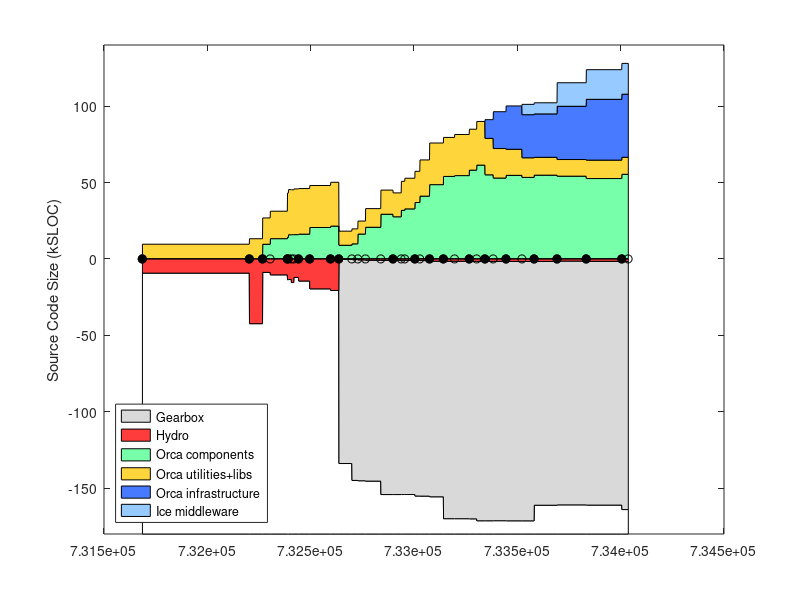

Source code (MATLAB): (Note: this script raises an error after producing the figure.)
% keep track of orca project size using sloccount
clear all

%%%%%%%%%% DATA %%%%%%%%%%%%%%%%%%%%

% include/* except: include/{Freeze IceSSL IcePatch2}
% src/{Ice Slice IceGrid icecpp IceStorm slice2cpp IceUtil IceBox IceXML}
%  Sice212 = [
%  (7842-1000) + (22093+18419+11499+10568+4392+4200+4252+567+316)
%  ];
%  Sice301 = [
%  (8164-1000) + (23018+19384+19169+10596+4479+4343+4308+622+319)
%  ];
% same as above, but now also add Java:
% src/{IceInternal Ice IceUtil IceBox}
%  Sice310 = [
%  (8810-1200) + (24275+20494+22689+10587+4569+4877+4770+667+319) + (13190+6915+1262+493)
%  ];
%  Sice311 = [
%  (8950-1275) + (24511+20505+22898+10590+4600+4884+4782+683+323) + (13266+6929+1262+504)
%  ];

% it's much easier to count the whole of Ice (we use most of it anyway)
% sloccount include/ src/
% (this does not account for .ice files in [ice]/slice/* but it's a small fraction of total)
% c_count slice/*/*.ice
Sice212 = 133523;
Sice301 = 144513;
Sice310 = 153243;
Sice311 = 154145;
Sice320 = 168475;
Sice321 = 169725;
% sloccount cpp/include/ cpp/src/
Sice330 = 159523;
Sice331 = 162357;
Sice340 = 175887;

% indeces
iyy=1;
imm=2;
idd=3;
iver=4;
isub=5;
ibase=6;
icomp=7;
iutil=8;
iad=9;
icrp=10;

% the old way to count lines in *.ice files:
% rename them to *.cpp like this:
% $cd src/interfaces/slice/orca; for file in *; do mv $file `echo $file | sed s/.ice/.cpp/`; done
Sorca = [ ...
% YY    MM  DD  ?   SUB     BASE    COMP   UTILS   A&D  COMMON  VERSION
% 0.8.6: a single distro, divide in halves arbitrarily
2003     4  14  1   0       18930/2 18930/2  0      0   0    % 0.8.6 (last change in doc/ChangeLog
% BASE: orca-base
% COMP: sloccount orca-components/src/components
% UTIL: slocc orca-components/src/util
2004     9  13  1   0       42543   13047   0       0   0   % 0.11.0
2004    11  16  1   0       8963    17208   9441    0   0   % 0.12.0
2004    12  23  0   0       10596   17965   13094   0   0   % 0.12.1
2005     3  16  1   0       13767   28881   14005   0   0   % 0.13.0
2005     3  21  0   0       13620   29524   15665   0   0   % 0.13.1
2005     4   4  0   0       15630   29345   15727   0   0   % 0.13.2
2005     4  16  0   0       12283   29897   15724   0   0   % 0.13.3
2005     5   9  1   0       14639   29838   16056   0   0   % 0.14.0
2005     7   2  1   0       19751   27479   20395   0   0   % 0.15.0
2005    10  11  1   0       20818   28675   21303   0   0   % 1.0.0
% BASE: c_count src/interfaces/slice/orca/*.ice
% COMP: sloccount src/components
% UTIL: sloccount src/utils
2005    11  20  1   Sice212 530    9226         8781        0    0   % 2.0.0-rc1
2006     1  22  0   Sice301 596    9801         9695        0    0   % 2.0.0-rc2
% UTIL-IN-COMP: sloccount components/log*
% COMP: sloccount components MINUS UTIL-IN-COMP
% UTIL: sloccount utils PLUS UTIL-IN-COMP
2006     2  20  0   Sice301 813    9867-1372    14734+1372  0    0  % 2.0.0-rc3
% UTIL-IN-COMP: sloccount components/orcaview* components/log*
2006     3  29  0   Sice301 1052   14625-2421   18131+2421  0    0  % 2.0.0-rc4
2006     6  11  0   Sice310 1116   19999-4215   24867+4215  0    0  % 2.0.0-rc5
2006     8   9  1   Sice310 1116   19979-4348   23066+4348  0    0  % 2.0.0
2006     9  18  0   Sice310 1094   19317-329    31304+329   0    0  % 2.0.1
2006    10   5  0   Sice310 1094   20384-329    32255+329   0    0  % 2.0.2
2006    11  23  1   Sice311 1178   21408-1001   35768+1001  0    0  % 2.1.0
% BASE: c_count src/interfaces/slice/orca/*.ice
% COMP: sloccount src/components
% UTIL: sloccount src/utils src/libs
2006    12  17  0   Sice311 1240    23701   40914  0     0 % 2.1.1
2007     2   2  1   Sice311 1671    27238   48446  0     0 % 2.2.0
2007     4  10  1   Sice320 1671    25512   53828  0     0 % 2.3.0
2007     6   3  0   Sice320 1682    26905   54359  0     0 % 2.4.0
2007     8  13  1   Sice320 1772    26795   57918  0     0 % 2.5.0
2007     9  18  0   Sice321 1787    28573   61216  0     0 % 2.6.0
% A&D: Hydro: sloccount src
2007    10  28  1   Sice321 1787    23840   54879  12251  0     % 2.7.0
2007    12   7  0   Sice321 1750    19312   52762  24104  0     % 2.8.0
2008     2   7  1   Sice321 1811    17083   54520  28341  0     % 2.9.0
% COMMON: Gearbox: sloccount src
% YY    MM  DD  ?   SUB     BASE    COMP    UTILS  A&D   COMMON VERSION
2008     4  24  0   Sice321 1825    12851   53186  28196  6750  % 2.10.0 (G 1.0.0)
2008     6  22  1   Sice330 1819    11680   54648  28410  7277  % 2.11.0 (G 1.0.0)
2008    10  11  1   Sice330 1583    10890   53989  34849  15399 % 2.12.0 (G 8.07)
2009     3   1  1   Sice330 1734    12056   52437  39779  19402 % 2.13.0 (G 9.02)
% BASE: c_count src/interfaces/slice/orca/*.ice
% COMP: sloccount src/components
% UTIL: sloccount src/utils src/libs
% A&D: Hydro: sloccount src/hydro*
2009     8  20  1   Sice331 1830    11158   55205  41276  20160 % 9.07 (G 9.02)
];
Vorca ={'0.8.6', '0.11.0', '0.12.0', '0.12.1', '0.13.0', '0.13.1', '0.13.2', '0.13.3', '0.14.0', '0.15.0', '1.0.0', ...
    '2.0.0-rc1', '2.0.0-rc2', '2.0.0-rc3', '2.0.0-rc4', '2.0.0-rc5', '2.0.0', '2.0.1', '2.0.2', '2.1.0', '2.1.1', ...
    '2.2.0', '2.3.0', '2.4.0', '2.5.0', '2.6.0', '2.7.0', '2.8.0', '2.9.0', '2.10.0', '2.11.0', '2.12.0', '2.13.0', ...
    '9.08' }';

% add a dummy release just for display
Sorca(end+1,:) = Sorca(end,:);
Sorca(end,imm) = Sorca(end,imm)+1;
Sorca(end,iver) = 0;
Vorca{end+1} = 'dummy';

% convert dates
Torca = datenum(Sorca(:,iyy),Sorca(:,imm),Sorca(:,idd));

% 2nd digit releases
i2 = (Sorca(:,iver)==1);
Torca2 = Torca(i2);
Vorca2 = Vorca(i2);

% for comparison, ASN
%  Sasn = 90433;

Sgenom = [
% YY    MM  DD  ? SUB   BASE    COMP    UTIL    VERSION
% SUB : cd pocolibs-2.3; sloccount include src
% BASE: cd genom-2.0; sloccount include src
% COMP: 0
% UTIL: 0
2007    8   31  1  9786    11368   0   0       % 2.0
];

Splayer = [
% YY    MM  DD  ?   SUB     BASE                COMP       UTIL  VERSION
% BASE: (server-drivers)+client_libs
% COMP: drivers + utils
2002    12 04   1  0    (17331-12037)+9188      12037+2685 0    % 1.3.1
2003    7  15   1  0    (30452-24334)+12458     24334+3064 0    % 1.4-rc1
2003    12 07   1  0    (37378-30947)+13110     30947+9633 0    % 1.4-rc2
2004    5  31   1  0    (49225-42643)+13664     42643+3550 0    % 1.5
2004    11 12   1  0    (50758-43190)+13545     43190+4479 0    % 1.6
2005    1  31   0  0    (52069-44517)+13576     44517+4662 0    % 1.6.2
2005    7  28   0  0    (53348-45686)+14300     45686+5188 0    % 1.6.5
% BASE: (libplayercore-./bindings) + client_libs + (libplayertcp-./bindings)
% note: libplayerxdr is autogenerated
% COMP: server + utils
2005    10 25   0  0    (4866-0)+7560+(1391-0)  46474+5725  0   % 2.0pre7
% SUB : 0
% BASE: sloccount libplayercore client_libs libplayertcp
%           MINUS sloccount libplayercore/bindings/ libplayertcp/bindings
% note: libplayerxdr is autogenerated
% COMP: sloccount server
% UTIL: sloccount utils PLUS stage/src
% YY    MM  DD  ?   SUB     BASE                COMP       UTIL  VERSION
2006    2  28   1  0    63992-47749-1291        54704       0     % 2.0.0
2006    3  25   1  0    65606-48912-1291        53033       0     % 2.0.1
2006    6   9   1  0    69083-51546-1319        61421       0     % 2.0.2
2006    9  26   1  0    69388-51546-1319        64088       13606       % 2.0.3
2007    5   2   1  0    69602-51686-1359        58396       9589+13606  % 2.0.4
2007   12  13   1  0    34980-2039              74385       11417+15464 % 2.1.0rc1
2008    6  20   1  0    25068-109               85020       12150+15464 % 2.1.0
2009    2  18   1  0    26362-109               92554       12194+15464 % HEAD
2009   11   7   1  0    26483-109              100295       12194+15464 % HEAD
];
Tplayer = datenum(Splayer(:,1),Splayer(:,2),Splayer(:,3));

Saria = [
% YY    MM  DD  ? SUB   BASE    COMP    UTIL    VERSION
% SUB : 0
% BASE: sloccount ArNetworking/include/ ArNetworking/src/
% COMP: sloccount include src
% UTIL: 0
2007    2   20  1  0    15854   45965   0       % 2.5.1
];

Scarmen = [
% YY    MM  DD  ?   SUB     BASE    COMP                    UTIL   VERSION
% SUB : cd src; sloccount ipc
% BASE: sloccount carmenpp global java python
% COMP: sloccount src MINUS all other
% UTIL: sloccount logger logtools mapeditor param_daemon robotgui simulator
2007    8   15  1  24965    12032   107745-24965-12032-19629  19629   % 0.6.7
];

Sorocos = [
% YY    MM  DD  ?   SUB     BASE    COMP                        UTIL   VERSION
% SUB : cd ACE_wrappers; sloccount ace PLUS sloccount TAO/tao/
% BASE: ?
% LIBS: sloccount orocos-bfl-[VERSION]-src/src PLUS sloccount kdl-[VERSION]/kdl
% COMP: sloccount orocos-rtt-[VERSION]/src PLUS cd orocos-ocl-[VERSION]; sloccount hardware motion_control
% UTIL: cd orocos-ocl-[VERSION]; sloccount taskbrowser signals deployment reporting viewer ocl
2007    8   15  1  160300+237011   0   (7767+12865)+(48971+20068)    5104   % ace-5.5, tao-1.5, rtt-1.2.1, bfl-0.6.1, kdl-0.4, ocl-0.4.1
];

Syarp = [
% YY    MM  DD  ?   SUB  BASE     COMP       UTIL   VERSION
% SUB : 0
% BASE: sloccount libYARP_OS libYARP_OS_compat
% COMP: sloccount yarpdev libYARP_dev libYARP_math libYARP_sig libYARP_sig_compat
% UTIL: sloccount yarp-imageviewer modules
2007    7   26  1  0     21633   23528    1613   % 2.1.6
];

% YY    MM  DD  ?   SUB  BASE     COMP       UTIL
% SUB : 0
% BASE: 0
% COMP: sloccount . (matlab files will not be counted)
% UTIL: 0
Sopenslam = [
2007    8   16  1   0    0        23719      0
];

%%%%%%%%%% PLOTTING %%%%%%%%%%%%%%%%%%%%

Smax = 180;
d0 = [Torca Torca+1]'; d0=d0(:); d0(1)=[];
d1 = Smax-Sorca(:,isub)-Sorca(:,ibase); d1 = [d1 d1]'; d1=d1(:); d1(end)=[];
d2 = Sorca(:,isub); d2 = [d2 d2]'; d2=d2(:); d2(end)=[];
d3 = Sorca(:,ibase); d3 = [d3 d3]'; d3=d3(:); d3(end)=[];
d4 = Sorca(:,icomp); d4 = [d4 d4]'; d4=d4(:); d4(end)=[];
d5 = Sorca(:,iutil); d5 = [d5 d5]'; d5=d5(:); d5(end)=[];
d6 = Sorca(:,iad); d6 = [d6 d6]'; d6=d6(:); d6(end)=[];
d7 = Sorca(:,icrp); d7 = [d7 d7]'; d7=d7(:); d7(end)=[];

figure(1), clf
ha=area( d0, [d1 d2 d3 d5 d4 d6 d7]/1e3, -Smax ); hold on
plot( Torca, 0*Torca, 'k-o' )
h2=plot( Torca2, 0*Torca2, 'ko' );
set(h2,'markerfacecolor','k')
ylabel('Source Code Size (kSLOC)')

% colors
white = 1*[1 1 1];
gray = .85*[1 1 1];
red = min(255,[255 0 0]+60)/255;
orange = min(255,[255 153 0]+60)/255;
green = min(255,[60 255 109]+60)/255;
dblue = min(255,[51 102 255]+20)/255;
lblue = min(255,[51 102 255]+100)/255;

set(ha(1),'facecolor', white);
set(ha(2),'facecolor', gray);
set(ha(3),'facecolor', red);
set(ha(4),'facecolor', green);
set(ha(5),'facecolor', orange);
set(ha(6),'facecolor', dblue);
set(ha(7),'facecolor', lblue);
ha(1)=[];
legend(fliplr(ha),'Gearbox','Hydro','Orca components','Orca utilities+libs','Orca infrastructure','Ice middleware', 'Location','SouthWest')
%  xlim(datenum([2004;2005],[7;7],[1;1]) )
ylim([-Smax 140])
ax=axis;
%  xlim( [ax(1) datenum([2006 12 31])] )
ax=axis;
% label releases
mark('x', Torca2 )
i2odd = (1:2:length(Torca2));
ht = text(Torca2(i2odd)+5,.04*ax(4)*ones(length(i2odd),1),Vorca2(i2odd));
set(ht,'fontsize',8)
i2even = (2:2:length(Torca2));
ht = text(Torca2(i2even)+5,.08*ax(4)*ones(length(i2even),1),Vorca2(i2even));
set(ht,'fontsize',8)
datetick( 'x', 12 )
hp = plot( Tplayer, -Splayer(:,ibase)/1e3, 'k--o', Tplayer, Splayer(:,icomp)/1e3, 'k--o' );
set(hp, 'color', .5*[1 1 1] )
hpt = text( Tplayer(2), -Splayer(2,ibase)/1e3-8, 'Player infrastructure');
set(hpt, 'color', .5*[1 1 1] )
hpt = text( Tplayer(2), (Splayer(2,icomp)+Splayer(2,iutil))/1e3-5, 'Player "components+utils"');
set(hpt, 'color', .5*[1 1 1] )
%mark('y', Dasn(1,1)/1e3 );
%text( datenum([2003 5 1]), Dasn(1,1)/1e3, 'ASN')
xlabel('Releases')
title('http://orca-robotics.sf.net')

ht=text(datenum(2003,7,1),-Smax+15, '*   generated using David A. Wheeler`s SLOCCount' );
set(ht,'fontsize',8)
ht=text(datenum(2003,7,1),-Smax+5, '** see data in [ORCA]/scripts/matlab/sloccount/slocs.m' );
set(ht,'fontsize',8)

xlim( [ax(1) datenum([2010 2 1])] )
